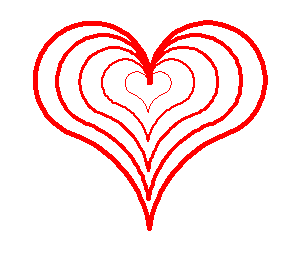

Python code for this plot:
# Draw a Recursive Heart with Turtle Module
import turtle


# Recursive function
def heart(turt, stride):

    # Base case
    if stride < 1:
        return

    # Heart drawing parameters
    adjust = 1.25
    turt.width(stride)

    # Draw the heart
    for _ in range(50):
        turt.forward(stride)
        turt.right(5)
    for _ in range(20):
        turt.forward(adjust*stride)
        turt.left(3)
    turt.forward(adjust*stride)
    turt.right(160)
    for _ in range(20):
        turt.forward(adjust*stride)
        turt.left(3)
    for _ in range(50):
        turt.forward(stride)
        turt.right(5)
    turt.forward(stride)
    turt.left(180)

    # Recursively draw smaller hearts until base case reached
    heart(turt, stride-1)


# Instantiate turtle object
t = turtle.Turtle()
t.color('red')
t.speed(100)
t.hideturtle()
t.up()

# Put turtle into correct initial position
t.left(90)
t.forward(100)
t.down()

# Draw five hearts
heart(t, 5)
